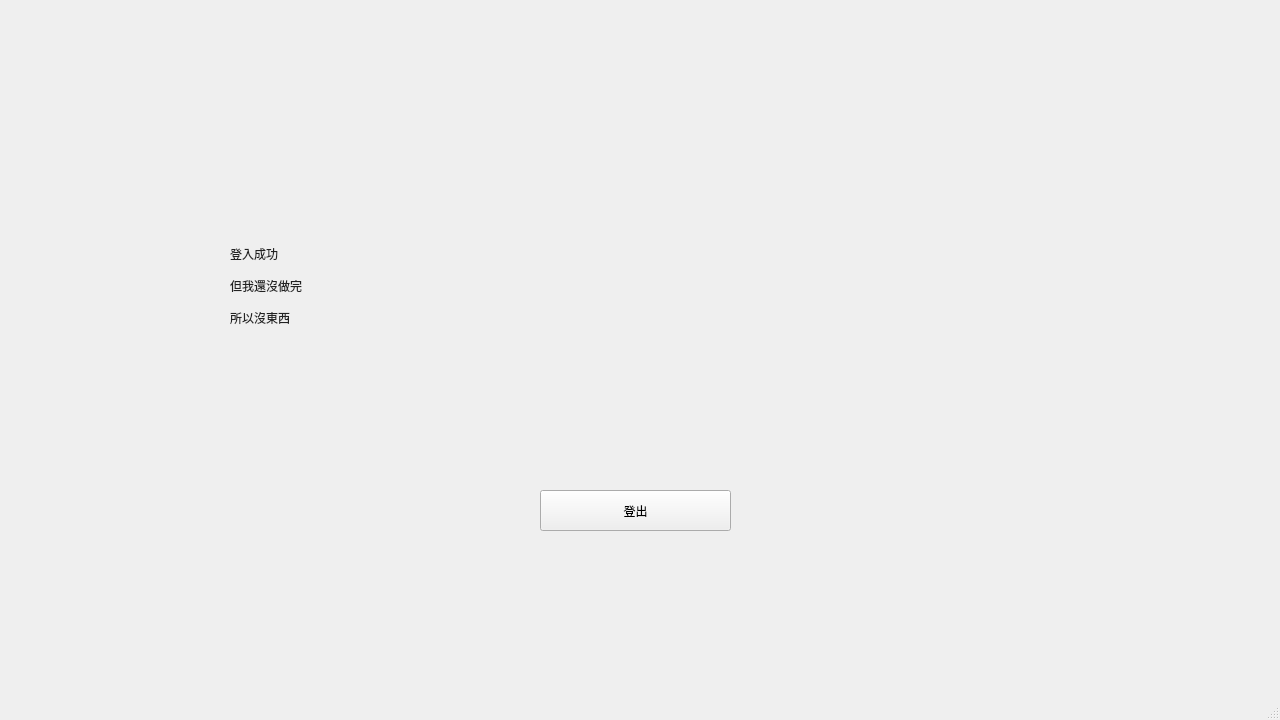
<?xml version="1.0" encoding="UTF-8"?>
<ui version="4.0">
 <class>userwindow</class>
 <widget class="QMainWindow" name="userwindow">
  <property name="geometry">
   <rect>
    <x>0</x>
    <y>0</y>
    <width>1280</width>
    <height>720</height>
   </rect>
  </property>
  <property name="windowTitle">
   <string>MainWindow</string>
  </property>
  <widget class="QWidget" name="centralwidget">
   <widget class="QLabel" name="test">
    <property name="geometry">
     <rect>
      <x>230</x>
      <y>70</y>
      <width>791</width>
      <height>431</height>
     </rect>
    </property>
    <property name="styleSheet">
     <string notr="true">
QLabel {
    font: 20pt &quot;Microsoft YaHei UI&quot;;
    color: #222222;
    qproperty-alignment: 'AlignHCenter | AlignVCenter'; /* ⬅️ 加這行 */
}</string>
    </property>
    <property name="text">
     <string>登入成功

但我還沒做完

所以沒東西</string>
    </property>
   </widget>
   <widget class="QPushButton" name="logout">
    <property name="geometry">
     <rect>
      <x>540</x>
      <y>490</y>
      <width>191</width>
      <height>41</height>
     </rect>
    </property>
    <property name="cursor">
     <cursorShape>PointingHandCursor</cursorShape>
    </property>
    <property name="text">
     <string>登出</string>
    </property>
   </widget>
  </widget>
  <widget class="QStatusBar" name="statusbar"/>
 </widget>
 <resources/>
 <connections/>
</ui>
